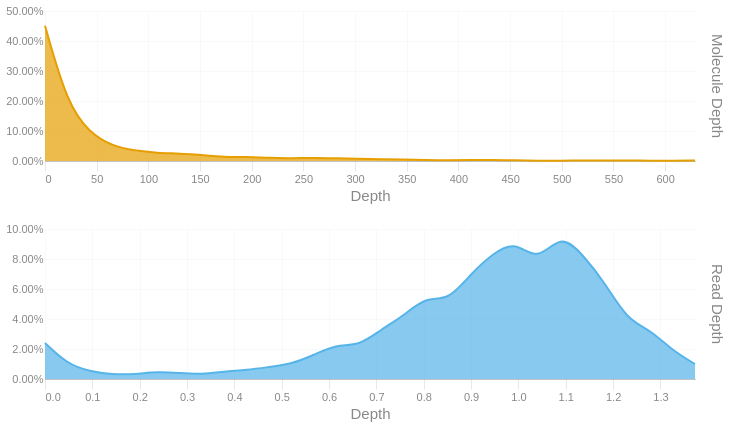

The notebook cell saved with this chart:
### Code cell
readdep = depth_hist(tb['Read Depth'], q99, 3)
readdep = readdep.with_columns(pl.lit('Read Depth').alias('Metric'))
if not SKIPLR:
    moldep = depth_hist(tb['Molecule Depth'], mol_q99, 1)
    moldep = moldep.with_columns(pl.lit('Molecule Depth').alias('Metric'))
    _hist = pl.concat([readdep, moldep])
    _hist = _hist.filter(pl.col('Proportion') != 0)
    with SafeRender(_hist):
        (
            alt.Chart(_hist)        
            .mark_area(interpolate = "basis")
            .encode(
                x=alt.X('Bin:Q').scale(domainMin=0).axis(alt.Axis(title='Depth')),
                y = alt.Y('Proportion:Q', title = None).axis(format = '.2%'),
                color = alt.Color('Metric:N').legend(None),
                row = alt.Row("Metric:N").header(title = None, labelOrient = 'right'),
                tooltip = [
                    alt.Tooltip("Metric:N", title = "Metric"),
                    alt.Tooltip('Interval:N', title = "Depth Interval"),
                    alt.Tooltip('Proportion:Q', title = "% Alignments").format('.2%')
                ]
            )
            .resolve_scale(x='independent', y='independent')
            .properties(
                height = 150, width = 650,
                usermeta={'embedOptions': {'downloadFileName': f'{samplename}.depth.hist'}}
            )
        ).display()
else:
    readdep = readdep.filter(pl.col('Proportion') != 0)
    with SafeRender(readdep):
        (
            alt.Chart(readdep)        
            .mark_area(interpolate = "basis")
            .encode(
                x=alt.X('Bin:Q').scale(domainMin=0).axis(alt.Axis(title='Depth')),
                y = alt.Y('Proportion:Q', title = None).axis(format = '.2%'),
                tooltip = [
                    alt.Tooltip('Interval:N', title = "Depth Interval"),
                    alt.Tooltip('Proportion:Q', title = "% Alignments").format('.2%')
                ]
            )
            .properties(
                usermeta={'embedOptions': {'downloadFileName': f'{samplename}.depth.hist'}}
            )
        ).display()

### Figure 1 — Vega-Lite specification as saved in the notebook (floating-point values rounded to 4 significant figures)
{"width": 650, "height": 150, "config": {"title": {"anchor": "start", "dy": -15, "fontSize": 18, "color": "#888888", "subtitleColor": "#888888", "subtitleFontSize": 14}, "arc": {"fill": "#0072B2"}, "axis": {"domainColor": "#888888", "domainWidth": 0.5, "gridWidth": 0.2, "grid": false, "titleFontWeight": 400, "titleFontSize": 15, "labelFontSize": 11, "labelColor": "#888888", "tickColor": "#888888", "tickWidth": 0.2, "titleColor": "#888888"}, "axisBand": {"grid": false}, "axisX": {"grid": true, "tickSize": 10, "domainCap": "round"}, "axisY": {"domain": false, "grid": true, "tickSize": 0, "domainCap": "round"}, "background": "transparent", "header": {"labelFontSize": 15, "labelColor": "#888888", "titleFontSize": 15, "titleFontWeight": 600, "titleColor": "#888888"}, "legend": {"labelFont": "sans-serif", "labelFontSize": 12, "labelColor": "#888888", "symbolSize": 100, "symbolType": "circle", "titleFontSize": 12, "titlePadding": 10, "titleColor": "#888888", "title": null}, "range": {"category": ["#E69F00", "#56B4E9", "#009E73", "#F0E442", "#0072B2", "#D55E00", "#CC79A7", "#000000"], "diverging": ["#cfe8f3", "#a2d4ec", "#73bfe2", "#46abdb", "#1696d2", "#12719e"]}, "area": {"fill": "#0072B2", "fillOpacity": 0.7, "line": true, "strokeOpacity": 0.7}, "line": {"color": "#0072B2", "stroke": "#0072B2", "strokeWidth": 2}, "trail": {"color": "#0072B2", "stroke": "#0072B2", "strokeWidth": 0, "size": 1}, "point": {"filled": true, "fillOpacity": 1.0, "size": 95}, "text": {"color": "#888888", "fontSize": 11, "align": "right", "fontWeight": 400, "size": 11}, "bar": {"fill": "#0072B2", "stroke": null}, "view": {"stroke": null, "continuousWidth": 660, "continuousHeight": 400}}, "data": {"name": "data-bffd493107da16e3fc681fd1d848e163"}, "mark": {"type": "area", "interpolate": "basis"}, "encoding": {"color": {"field": "Metric", "legend": null, "type": "nominal"}, "row": {"field": "Metric", "header": {"title": null, "labelOrient": "right"}, "type": "nominal"}, "tooltip": [{"field": "Metric", "title": "Metric", "type": "nominal"}, {"field": "Interval", "title": "Depth Interval", "type": "nominal"}, {"field": "Proportion", "format": ".2%", "title": "% Alignments", "type": "quantitative"}], "x": {"axis": {"title": "Depth"}, "field": "Bin", "scale": {"domainMin": 0}, "type": "quantitative"}, "y": {"axis": {"format": ".2%"}, "field": "Proportion", "title": null, "type": "quantitative"}}, "resolve": {"scale": {"x": "independent", "y": "independent"}}, "usermeta": {"embedOptions": {"downloadFileName": "S5_Hudson_1174.depth.hist"}}, "$schema": "https://vega.github.io/schema/vega-lite/v6.1.0.json", "datasets": {"data-bffd493107da16e3fc681fd1d848e163": [{"Bin": 0.0, "Interval": "0.0-0.047", "Proportion": 0.024, "Metric": "Read Depth"}, {"Bin": 0.047, "Interval": "0.047-0.095", "Proportion": 0.01, "Metric": "Read Depth"}, {"Bin": 0.095, "Interval": "0.095-0.142", "Proportion": 0.005, "Metric": "Read Depth"}, {"Bin": 0.142, "Interval": "0.142-0.189", "Proportion": 0.003, "Metric": "Read Depth"}, {"Bin": 0.189, "Interval": "0.189-0.237", "Proportion": 0.003, "Metric": "Read Depth"}, {"Bin": 0.237, "Interval": "0.237-0.284", "Proportion": 0.005, "Metric": "Read Depth"}, {"Bin": 0.284, "Interval": "0.284-0.331", "Proportion": 0.004, "Metric": "Read Depth"}, {"Bin": 0.331, "Interval": "0.331-0.379", "Proportion": 0.003, "Metric": "Read Depth"}, {"Bin": 0.379, "Interval": "0.379-0.426", "Proportion": 0.005, "Metric": "Read Depth"}, {"Bin": 0.426, "Interval": "0.426-0.473", "Proportion": 0.006, "Metric": "Read Depth"}, {"Bin": 0.473, "Interval": "0.473-0.521", "Proportion": 0.008, "Metric": "Read Depth"}, {"Bin": 0.521, "Interval": "0.521-0.568", "Proportion": 0.01, "Metric": "Read Depth"}, {"Bin": 0.568, "Interval": "0.568-0.615", "Proportion": 0.016, "Metric": "Read Depth"}, {"Bin": 0.615, "Interval": "0.615-0.663", "Proportion": 0.023, "Metric": "Read Depth"}, {"Bin": 0.663, "Interval": "0.663-0.71", "Proportion": 0.022, "Metric": "Read Depth"}, {"Bin": 0.71, "Interval": "0.71-0.757", "Proportion": 0.033, "Metric": "Read Depth"}, {"Bin": 0.757, "Interval": "0.757-0.805", "Proportion": 0.042, "Metric": "Read Depth"}, {"Bin": 0.805, "Interval": "0.805-0.852", "Proportion": 0.055, "Metric": "Read Depth"}, {"Bin": 0.852, "Interval": "0.852-0.899", "Proportion": 0.052, "Metric": "Read Depth"}, {"Bin": 0.899, "Interval": "0.899-0.947", "Proportion": 0.07, "Metric": "Read Depth"}, {"Bin": 0.947, "Interval": "0.947-0.994", "Proportion": 0.084, "Metric": "Read Depth"}, {"Bin": 0.994, "Interval": "0.994-1.041", "Proportion": 0.092, "Metric": "Read Depth"}, {"Bin": 1.041, "Interval": "1.041-1.089", "Proportion": 0.078, "Metric": "Read Depth"}, {"Bin": 1.089, "Interval": "1.089-1.136", "Proportion": 0.097, "Metric": "Read Depth"}, {"Bin": 1.136, "Interval": "1.136-1.183", "Proportion": 0.083, "Metric": "Read Depth"}, {"Bin": 1.183, "Interval": "1.183-1.231", "Proportion": 0.064, "Metric": "Read Depth"}, {"Bin": 1.231, "Interval": "1.231-1.278", "Proportion": 0.039, "Metric": "Read Depth"}, {"Bin": 1.278, "Interval": "1.278-1.325", "Proportion": 0.033, "Metric": "Read Depth"}, {"Bin": 1.325, "Interval": "1.325-1.373", "Proportion": 0.019, "Metric": "Read Depth"}, {"Bin": 1.373, "Interval": "1.373-1.42", "Proportion": 0.01, "Metric": "Read Depth"}, {"Bin": 0.0, "Interval": "0.0-21.7", "Proportion": 0.451, "Metric": "Molecule Depth"}, {"Bin": 21.7, "Interval": "21.7-43.4", "Proportion": 0.189, "Metric": "Molecule Depth"}, {"Bin": 43.4, "Interval": "43.4-65.1", "Proportion": 0.093, "Metric": "Molecule Depth"}, {"Bin": 65.1, "Interval": "65.1-86.8", "Proportion": 0.05, "Metric": "Molecule Depth"}, {"Bin": 86.8, "Interval": "86.8-108.4", "Proportion": 0.034, "Metric": "Molecule Depth"}, {"Bin": 108.4, "Interval": "108.4-130.1", "Proportion": 0.027, "Metric": "Molecule Depth"}, {"Bin": 130.1, "Interval": "130.1-151.8", "Proportion": 0.025, "Metric": "Molecule Depth"}, {"Bin": 151.8, "Interval": "151.8-173.5", "Proportion": 0.02, "Metric": "Molecule Depth"}, {"Bin": 173.5, "Interval": "173.5-195.2", "Proportion": 0.013, "Metric": "Molecule Depth"}, {"Bin": 195.2, "Interval": "195.2-216.9", "Proportion": 0.014, "Metric": "Molecule Depth"}, {"Bin": 216.9, "Interval": "216.9-238.6", "Proportion": 0.01, "Metric": "Molecule Depth"}, {"Bin": 238.6, "Interval": "238.6-260.3", "Proportion": 0.009, "Metric": "Molecule Depth"}, {"Bin": 260.3, "Interval": "260.3-281.9", "Proportion": 0.011, "Metric": "Molecule Depth"}, {"Bin": 281.9, "Interval": "281.9-303.6", "Proportion": 0.009, "Metric": "Molecule Depth"}, {"Bin": 303.6, "Interval": "303.6-325.3", "Proportion": 0.007, "Metric": "Molecule Depth"}, {"Bin": 325.3, "Interval": "325.3-347.0", "Proportion": 0.006, "Metric": "Molecule Depth"}, {"Bin": 347.0, "Interval": "347.0-368.7", "Proportion": 0.005, "Metric": "Molecule Depth"}, {"Bin": 368.7, "Interval": "368.7-390.4", "Proportion": 0.003, "Metric": "Molecule Depth"}, {"Bin": 390.4, "Interval": "390.4-412.1", "Proportion": 0.002, "Metric": "Molecule Depth"}, {"Bin": 412.1, "Interval": "412.1-433.8", "Proportion": 0.003, "Metric": "Molecule Depth"}, {"Bin": 433.8, "Interval": "433.8-455.4", "Proportion": 0.004, "Metric": "Molecule Depth"}, {"Bin": 455.4, "Interval": "455.4-477.1", "Proportion": 0.002, "Metric": "Molecule Depth"}, {"Bin": 477.1, "Interval": "477.1-498.8", "Proportion": 0.001, "Metric": "Molecule Depth"}, {"Bin": 498.8, "Interval": "498.8-520.5", "Proportion": 0.001, "Metric": "Molecule Depth"}, {"Bin": 520.5, "Interval": "520.5-542.2", "Proportion": 0.002, "Metric": "Molecule Depth"}, {"Bin": 542.2, "Interval": "542.2-563.9", "Proportion": 0.002, "Metric": "Molecule Depth"}, {"Bin": 563.9, "Interval": "563.9-585.6", "Proportion": 0.002, "Metric": "Molecule Depth"}, {"Bin": 585.6, "Interval": "585.6-607.3", "Proportion": 0.001, "Metric": "Molecule Depth"}, {"Bin": 607.3, "Interval": "607.3-628.9", "Proportion": 0.001, "Metric": "Molecule Depth"}, {"Bin": 628.9, "Interval": "628.9-650.63", "Proportion": 0.002, "Metric": "Molecule Depth"}]}}
